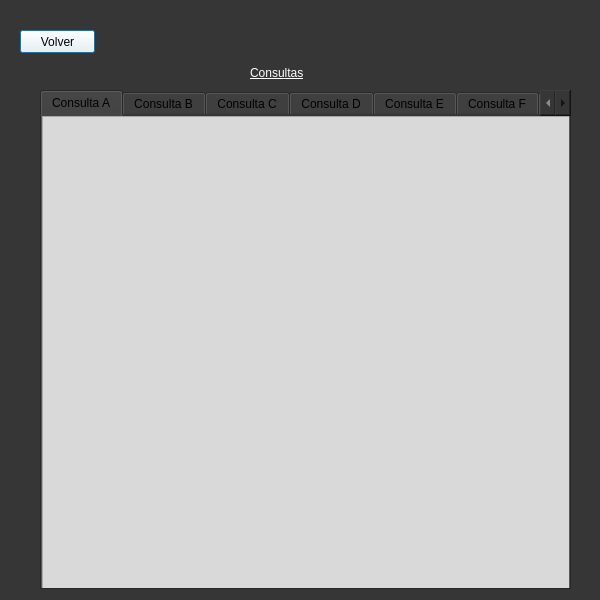
<?xml version="1.0" encoding="UTF-8"?>
<ui version="4.0">
 <class>Dialog</class>
 <widget class="QDialog" name="Dialog">
  <property name="geometry">
   <rect>
    <x>0</x>
    <y>0</y>
    <width>600</width>
    <height>600</height>
   </rect>
  </property>
  <property name="windowTitle">
   <string>Dialog</string>
  </property>
  <property name="styleSheet">
   <string notr="true">background-color: rgb(54, 54, 54);</string>
  </property>
  <widget class="QLabel" name="label">
   <property name="geometry">
    <rect>
     <x>250</x>
     <y>60</y>
     <width>89</width>
     <height>25</height>
    </rect>
   </property>
   <property name="styleSheet">
    <string notr="true">color: rgb(255, 255, 255);
text-decoration: underline;
font: 8pt &quot;MS Shell Dlg 2&quot;;
font: 75 16pt &quot;MS Shell Dlg 2&quot;;</string>
   </property>
   <property name="text">
    <string>Consultas</string>
   </property>
  </widget>
  <widget class="QTabWidget" name="tabWidget">
   <property name="geometry">
    <rect>
     <x>40</x>
     <y>90</y>
     <width>531</width>
     <height>500</height>
    </rect>
   </property>
   <property name="minimumSize">
    <size>
     <width>500</width>
     <height>500</height>
    </size>
   </property>
   <property name="currentIndex">
    <number>0</number>
   </property>
   <widget class="QWidget" name="tab">
    <attribute name="title">
     <string>Consulta A</string>
    </attribute>
    <widget class="QTableWidget" name="tableWidgetA">
     <property name="geometry">
      <rect>
       <x>0</x>
       <y>0</y>
       <width>531</width>
       <height>481</height>
      </rect>
     </property>
     <property name="styleSheet">
      <string notr="true">background-color: rgb(217, 217, 217);
color: rgb(0, 0, 0);</string>
     </property>
    </widget>
   </widget>
   <widget class="QWidget" name="tab_2">
    <attribute name="title">
     <string>Consulta B</string>
    </attribute>
    <widget class="QTableWidget" name="tableWidgetB">
     <property name="geometry">
      <rect>
       <x>0</x>
       <y>0</y>
       <width>531</width>
       <height>481</height>
      </rect>
     </property>
     <property name="styleSheet">
      <string notr="true">background-color: rgb(217, 217, 217);
color: rgb(0, 0, 0);</string>
     </property>
    </widget>
   </widget>
   <widget class="QWidget" name="tab_3">
    <attribute name="title">
     <string>Consulta C</string>
    </attribute>
    <widget class="QTableWidget" name="tableWidgetC">
     <property name="geometry">
      <rect>
       <x>0</x>
       <y>0</y>
       <width>531</width>
       <height>481</height>
      </rect>
     </property>
     <property name="styleSheet">
      <string notr="true">background-color: rgb(217, 217, 217);
color: rgb(0, 0, 0);</string>
     </property>
    </widget>
   </widget>
   <widget class="QWidget" name="tab_4">
    <attribute name="title">
     <string>Consulta D</string>
    </attribute>
    <widget class="QTableWidget" name="tableWidgetD">
     <property name="geometry">
      <rect>
       <x>0</x>
       <y>0</y>
       <width>531</width>
       <height>481</height>
      </rect>
     </property>
     <property name="styleSheet">
      <string notr="true">background-color: rgb(217, 217, 217);
color: rgb(0, 0, 0);</string>
     </property>
    </widget>
   </widget>
   <widget class="QWidget" name="tab_5">
    <attribute name="title">
     <string>Consulta E</string>
    </attribute>
    <widget class="QTableWidget" name="tableWidgetE">
     <property name="geometry">
      <rect>
       <x>0</x>
       <y>0</y>
       <width>531</width>
       <height>481</height>
      </rect>
     </property>
     <property name="styleSheet">
      <string notr="true">background-color: rgb(217, 217, 217);
color: rgb(0, 0, 0);</string>
     </property>
    </widget>
   </widget>
   <widget class="QWidget" name="tab_6">
    <attribute name="title">
     <string>Consulta F</string>
    </attribute>
    <widget class="QTableWidget" name="tableWidgetF">
     <property name="geometry">
      <rect>
       <x>0</x>
       <y>0</y>
       <width>531</width>
       <height>481</height>
      </rect>
     </property>
     <property name="styleSheet">
      <string notr="true">background-color: rgb(217, 217, 217);
color: rgb(0, 0, 0);</string>
     </property>
    </widget>
   </widget>
   <widget class="QWidget" name="tab_7">
    <attribute name="title">
     <string>Consulta G</string>
    </attribute>
    <widget class="QTableWidget" name="tableWidgetG">
     <property name="geometry">
      <rect>
       <x>0</x>
       <y>0</y>
       <width>531</width>
       <height>481</height>
      </rect>
     </property>
     <property name="styleSheet">
      <string notr="true">background-color: rgb(217, 217, 217);
color: rgb(0, 0, 0);</string>
     </property>
    </widget>
   </widget>
  </widget>
  <widget class="QPushButton" name="BtnVolver">
   <property name="geometry">
    <rect>
     <x>20</x>
     <y>30</y>
     <width>75</width>
     <height>23</height>
    </rect>
   </property>
   <property name="styleSheet">
    <string notr="true">background-color: rgb(255, 255, 255);</string>
   </property>
   <property name="text">
    <string>Volver</string>
   </property>
  </widget>
 </widget>
 <resources/>
 <connections/>
</ui>
